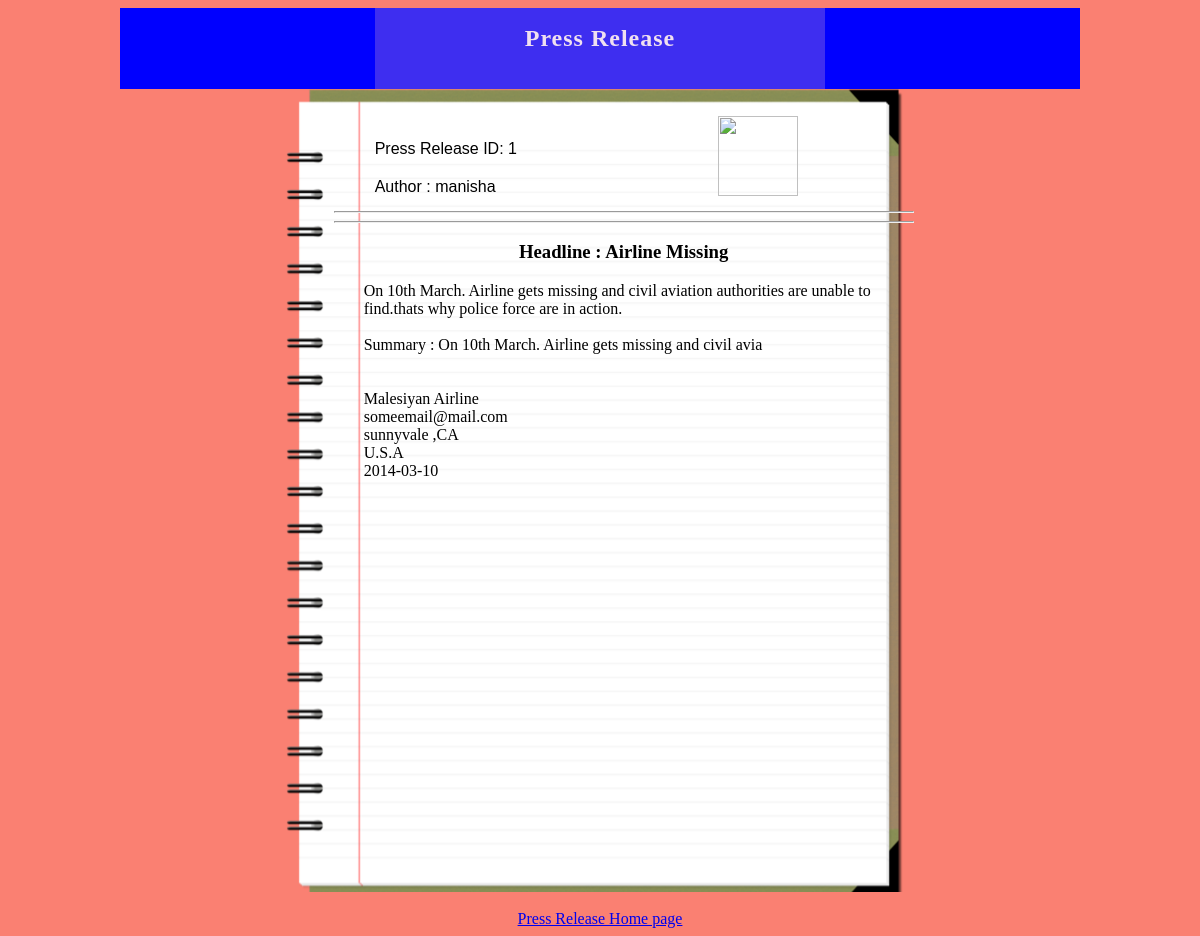
/PressRelease/View/ViewOfRelease.php?view=1, run on the app's committed database.
### tables this page shows
CREATE TABLE IF NOT EXISTS `user_conn_press` (
  `user` varchar(15) DEFAULT NULL,
  `release_id` int(4) DEFAULT NULL,
  KEY `fk_conn_user` (`user`),
  KEY `fk_conn_press` (`release_id`)
);

CREATE TABLE IF NOT EXISTS `press_release` (
  `release_id` int(4) NOT NULL,
  `headline` varchar(50) NOT NULL,
  `summary` varchar(100) NOT NULL,
  `news_body` varchar(999) NOT NULL,
  `company_name` varchar(20) NOT NULL,
  `email` varchar(20) NOT NULL,
  `release_date` date NOT NULL,
  `image` varchar(100) DEFAULT NULL,
  PRIMARY KEY (`release_id`)
);

CREATE TABLE IF NOT EXISTS `user_account` (
  `user` varchar(15) NOT NULL,
  `pass` varchar(15) NOT NULL,
  `city` varchar(15) NOT NULL,
  `state` varchar(15) NOT NULL,
  `country` varchar(15) NOT NULL,
  `admin` tinyint(1) NOT NULL,
  PRIMARY KEY (`user`)
);

### PressRelease/Model/Press_release_Repository.php (called while the page is built, shortened)
<?php
require ('../Model/User.php');
class Press_release_Repository
{
    public static function  getViewPageReleaseInfoByID($press_Id)
    {
        $db = DBConnect::getDB();
        $query = " select * from user_account u,press_release p,user_conn_press c where p.release_id = c.release_id and c.user=u.user and p.release_id=$press_Id;";
        $result = $db->query($query);
        $releases_user = array();
        foreach ($result as $row)
        {
            $user = new User($row['user'],$row['pass'],$row['city'],$row['state'],$row['country'],$row['admin'],$row['release_id'],$row['headline'],$row['summary'],$row['news_body'],$row['company_name'],$row['email'],$row['release_date'],$row['image']);
            $releases_user[] = $user;
        }
        return $releases_user;
    }
}
?>

### PressRelease/Model/User.php (called while the page is built, shortened)
<?php
include('../Model/Press_release.php');
class User {
    private $user,$pass,$city,$state,$country,$admin;
    private $release;
    public function __construct($user,$pass,$city,$state,$country,$admin,$press_id,$headline,$summary,$news_body,$company,$email,$release_date,$image) {
        $this->user=$user;
        $this->city=$city;
        $this->state=$state;
        $this->country=$country;
        $this->release=new Press_release($press_id,$headline,$summary,$news_body,$company,$email,$release_date,$image);
    }
    public function getUser(){ return $this->user;}
    public function getCity(){ return $this->city;}
    public function getState(){ return $this->state;}
    public function getCountry(){ return $this->country;}
    public function getRelease(){ return $this->release;}
}
?>

### PressRelease/Model/Press_release.php (called while the page is built, shortened)
<?php
class Press_release {
    private $press_id,$headline,$summary,$news_body,$company,$email,$release_date,$image;
    public function __construct($press_id,$headline,$summary,$news_body,$company,$email,$release_date,$image) {
        $this->headline=$headline;
        $this->summary=$summary;
        $this->news_body=$news_body;
        $this->company=$company;
        $this->email=$email;
        $this->release_date=$release_date;
        $this->image = $image;
    }
    public function getHeadline(){ return $this->headline;}
    public function getSummary(){ return $this->summary;}
    public function getNews_body(){ return $this->news_body;}
    public function getCompany(){ return $this->company;}
    public function getEmail(){ return $this->email;}
    public function getRelease_date(){ return $this->release_date;}
    public function getImage(){ return $this->image;}
}
?>

### PressRelease/View/ViewOfRelease.php (the view, shortened to what this page needs)
<!DOCTYPE html>
<?php
if(isset($_GET['view']))
{
    $view_choice = $_GET['view'];
}
 else
{
    $view_choice = $id;
}
require_once ('../Model/Press_release_Repository.php');
?>
<html>
    <head>
        <link type="text/css" rel="stylesheet" href="../style.css"/>
    </head>
    <body>
        <header>
            <svg class="absolute-center" width='450' height='81'>
                <rect width='450' height='81'/>
            </svg>
            <h2>Press Release</h2>
        </header>
        <div id="press">
            <?php
            $x=0;
            $releases = Press_release_Repository::getViewPageReleaseInfoByID($view_choice);
            foreach ($releases as $release) :
            ?>
            <table id='editor'>
                <tr>
                    <td>
                        <label>Press Release ID: <?php echo $view_choice; ?> </label>
                        <label>Author : <?php echo $release->getUser();?></label>
                    </td>
                    <td>
                        <input type="image" src="<?php echo $release->getRelease()->getImage();?>" value="" width="80px" height="80px"/>
                    </td>
                </tr>
            </table>
            <hr style="padding-right: 20px;"/>
            <?php echo '<hr />' ?>
            <h3>Headline : <?php echo "\r\n".$release->getRelease()->getHeadline();?></h3>
            <p style="text-align: left;"><?php echo "\r\n".$release->getRelease()->getNews_body();?></p>
            <br/>
            <p style="text-align: left;">Summary : <?php echo "\r\n".$release->getRelease()->getSummary();?></p>
            <br/>
            <br/>
            <p style="text-align: left;"><?php echo "\r\n".$release->getRelease()->getCompany();?></p>
            <p style="text-align: left;"><?php echo "\r\n".$release->getRelease()->getEmail();?></p>
            <p style="text-align: left;"><?php echo $release->getCity(); echo ' ,'.$release->getState(); ?></p>
            <p style="text-align: left;"><?php echo $release->getCountry(); ?></p>
            <p style="text-align: left;"><?php echo "\r\n".$release->getRelease()->getRelease_date();?></p>
            <?php $x++;endforeach; ?>
        </div>
        <br/>
        <p><a href= '../View/WelcomePage.php' >Press Release Home page</a></p>
    </body>
</html>

### PressRelease/style.css (style rules this page uses)
label { margin-top: 20px; display: block; }
svg { position:absolute; }
.absolute-center { overflow: auto; margin: 0 auto; position: absolute; left: 0; right: 0; }
#press { background: url(images/press.png) no-repeat ; width: 580px; height:779px; margin: auto; border: 0px; padding: 2% 0% 0% 4%; }
table { font-family: Verdana, Arial, Helvetica, sans-serif; width: 100%; border: 1px solid #7f0000; //border-collapse: separate; }
th,td { text-align:left; border: 1px solid #7f0000; border-collapse:collapse }
p { text-align: center; width: 520px; margin: 0 auto; }
body { background-color: salmon; text-align: center; }
h2 { width:900px; height:64px; text-align: center; background-color: blue; color:#fff; font-family:bebas; padding:17px 30px 0px 30px; letter-spacing:1px; font-size:1.5em; margin:0 auto; }
table#editor { text-align: left; padding-left: 38px; border: 0px; }
#editor tr,#editor td { border: 0px; }

### data on the page
user_conn_press: user "manisha", release_id.headline "Airline Missing", release_id.news_body "On 10th March. Airline gets missing and civil aviation authorities are unable to find.thats why police force are in action.", release_id.summary "On 10th March. Airline gets missing and civil avia", release_id.company_name "Malesiyan Airline", release_id.email "someemail@mail.com", user.city "sunnyvale", user.state "CA", user.country "U.S.A", release_id.release_date "2014-03-10"
